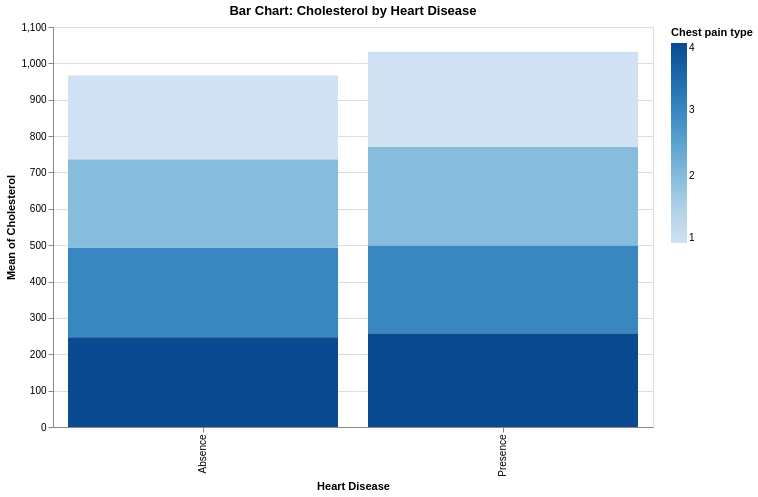

Vega-Lite specification stored for this chart:
### Vega-Lite specification from a JSON file in a GitHub repository (floating-point values rounded to 4 significant figures; data arrays with more than 128 entries replaced by an {"elided": "..."} marker saying what was removed)
{"$schema": "https://vega.github.io/schema/vega-lite/v5.json", "title": "Bar Chart: Cholesterol by Heart Disease", "width": 600, "height": 400, "data": {"values": {"elided": "270 records"}}, "mark": "bar", "encoding": {"x": {"field": "Heart Disease", "type": "nominal", "scale": {}}, "y": {"field": "Cholesterol", "type": "quantitative", "aggregate": "mean", "scale": {}}, "color": {"field": "Chest pain type", "type": "quantitative"}, "tooltip": [{"field": "Heart Disease", "type": "nominal"}, {"field": "Cholesterol", "type": "quantitative", "aggregate": "mean"}, {"field": "Chest pain type", "type": "quantitative"}]}, "transform": [], "params": []}
